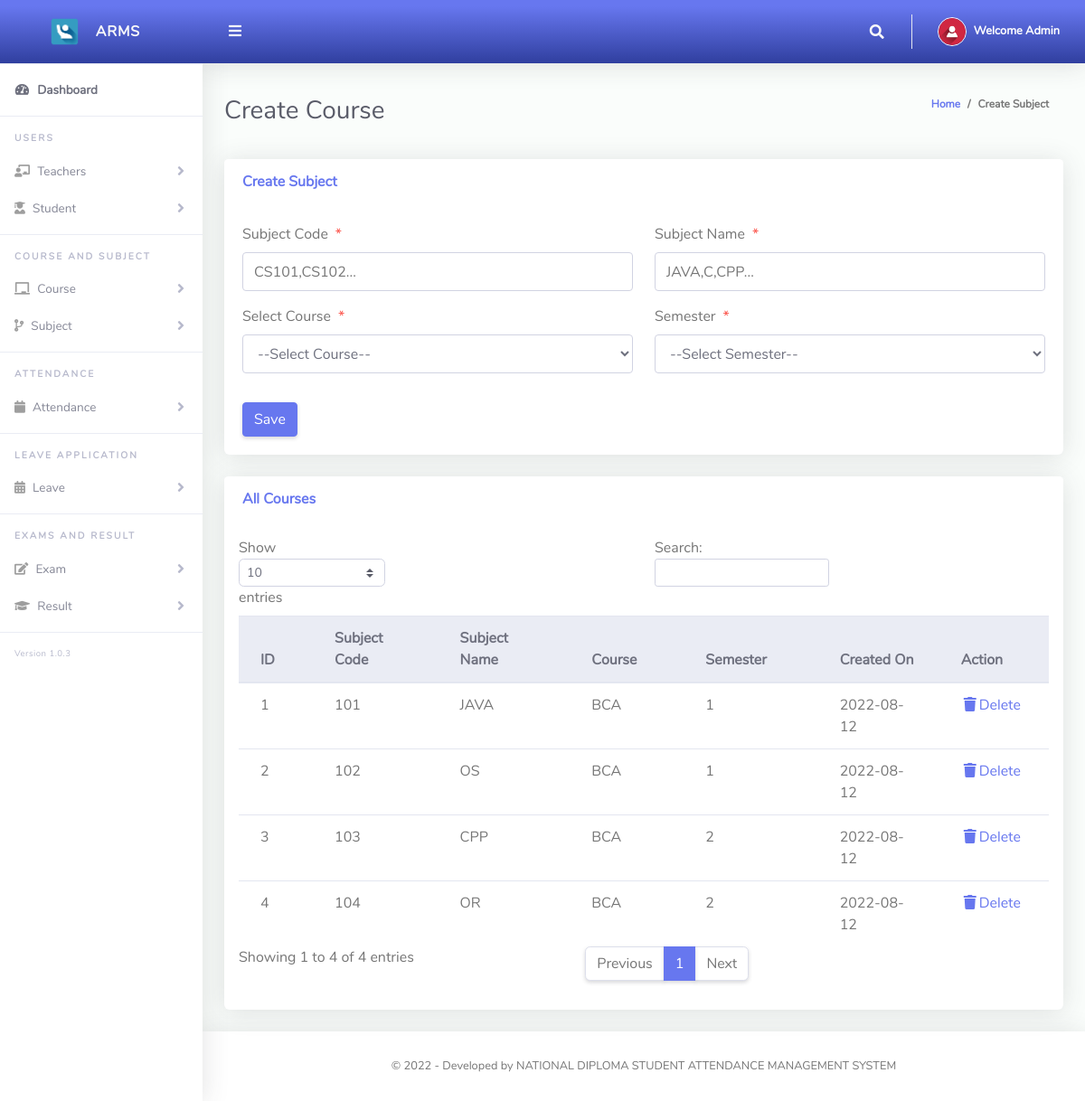
The app's page /main/subject.php (signed in) with its own data.
### tables this page shows
CREATE TABLE `users` (
  `ID` int(11) NOT NULL,
  `stdID` varchar(255) DEFAULT NULL,
  `Name` varchar(255) NOT NULL,
  `Add` varchar(255) NOT NULL,
  `Gender` varchar(10) NOT NULL,
  `DOB` date NOT NULL,
  `Contact` varchar(255) NOT NULL,
  `Course` int(11) DEFAULT NULL,
  `Semester` int(11) DEFAULT NULL,
  `Email` varchar(255) NOT NULL,
  `UserName` varchar(255) NOT NULL,
  `Password` varchar(255) NOT NULL,
  `Type` int(11) NOT NULL,
  `CreationDate` date NOT NULL DEFAULT current_timestamp(),
  `UpdationDate` date DEFAULT NULL,
  `status` tinyint(1) NOT NULL DEFAULT 1
);

CREATE TABLE `subject` (
  `SubjectID` int(11) NOT NULL,
  `Code` varchar(50) NOT NULL,
  `SubjectName` varchar(50) NOT NULL,
  `Course` int(11) NOT NULL,
  `Semester` int(11) NOT NULL,
  `CreationDate` timestamp NOT NULL DEFAULT current_timestamp(),
  `UpdationDate` timestamp NULL DEFAULT NULL,
  `status` tinyint(1) NOT NULL DEFAULT 1
);

CREATE TABLE `course` (
  `CourseID` int(11) NOT NULL,
  `CourseName` varchar(50) NOT NULL,
  `Years` varchar(50) NOT NULL,
  `CreationDate` date NOT NULL DEFAULT current_timestamp(),
  `UpdationDate` date DEFAULT NULL,
  `status` tinyint(1) NOT NULL DEFAULT 1
);

CREATE TABLE `semester` (
  `SemID` int(11) NOT NULL,
  `SemName` varchar(50) NOT NULL,
  `CreationDate` timestamp NOT NULL DEFAULT current_timestamp(),
  `UpdationDate` timestamp NULL DEFAULT NULL
);

### main/subject.php (the view, shortened to what this page needs)
<?php
include 'dbcon.php';
?>
<!DOCTYPE html>
<html lang="en">
<head>
  <link href="../vendor/fontawesome-free/css/all.min.css" rel="stylesheet" type="text/css">
  <link href="../vendor/bootstrap/css/bootstrap.min.css" rel="stylesheet" type="text/css">
  <link href="css/ruang-admin.min.css" rel="stylesheet">
</head>
<body id="page-top">
  <div id="wrapper">
    <?php include "sidebar.php"; ?>
    <div id="content-wrapper" class="d-flex flex-column">
      <div id="content">
        <?php include "topbar.php"; ?>
        <div class="container-fluid" id="container-wrapper">
          <div class="d-sm-flex align-items-center justify-content-between mb-4">
            <h1 class="h3 mb-0 text-gray-800">Create Course</h1>
            <ol class="breadcrumb">
              <li class="breadcrumb-item"><a href="dashboard.php">Home</a></li>
              <li class="breadcrumb-item active" aria-current="page">Create Subject</li>
            </ol>
          </div>
          <div class="row">
            <div class="col-lg-12">
              <div class="card mb-4">
                <div class="card-header py-3 d-flex flex-row align-items-center justify-content-between">
                  <h6 class="m-0 font-weight-bold text-primary">Create Subject</h6>
                </div>
                <div class="card-body">
                  <form method="post">
                    <div class="form-group row mb-3">
                      <div class="col-xl-6">
                        <label class="form-control-label">Subject Code<span class="text-danger ml-2">*</span></label>
                        <input type="text" class="form-control" name="inputCode4" id="exampleInputFirstName" placeholder="CS101,CS102...">
                      </div>
                      <div class="col-xl-6">
                        <label class="form-control-label">Subject Name<span class="text-danger ml-2">*</span></label>
                        <input type="text" class="form-control" name="inputSubjectName4" id="exampleInputFirstName" placeholder="JAVA,C,CPP...">
                      </div>
                    </div>
                    <div class="form-group row mb-3">
                      <div class="col-xl-6">
                        <label class="form-control-label">Select Course<span class="text-danger ml-2">*</span></label>
                        <?php
                        $qry = "SELECT * FROM course";
                        $result = $conn->query($qry);
                        $num = $result->num_rows;
                        if ($num > 0) {
                          echo ' <select required name="inputCourseName4" onchange="classArmDropdown(this.value)" class="form-control mb-3">';
                          echo '<option value="">--Select Course--</option>';
                          echo '</select>';
                        }
                        ?>
                      </div>
                      <div class="col-xl-6">
                        <label class="form-control-label">Semester<span class="text-danger ml-2">*</span></label>
                        <?php
                        $qry = "SELECT * FROM semester";
                        $result = $conn->query($qry);
                        $num = $result->num_rows;
                        if ($num > 0) {
                          echo ' <select required name="inputSem4" onchange="classArmDropdown(this.value)" class="form-control mb-3">';
                          echo '<option value="">--Select Semester--</option>';
                          echo '</select>';
                        }
                        ?>
                      </div>
                    </div>
                    <button type="submit" name="save" class="btn btn-primary">Save</button>
                  </form>
                </div>
              </div>
              <div class="row">
                <div class="col-lg-12">
                  <div class="card mb-4">
                    <div class="card-header py-3 d-flex flex-row align-items-center justify-content-between">
                      <h6 class="m-0 font-weight-bold text-primary">All Courses</h6>
                    </div>
                    <div class="table-responsive p-3">
                      <table class="table align-items-center table-flush table-hover" id="dataTableHover">
                        <thead class="thead-light">
                          <tr>
                            <th scope="col">ID</th>
                            <th scope="col">Subject Code</th>
                            <th scope="col">Subject Name</th>
                            <th scope="col">Course</th>
                            <th scope="col">Semester</th>
                            <th scope="col">Created On</th>
                            <th scope="col">Action</th>
                          </tr>
                        </thead>
                        <tbody>
                          <?php
                          $query = "SELECT * FROM `subject`
                      INNER JOIN semester ON subject.Semester = semester.SemID
                      INNER JOIN course ON subject.Course = course.CourseID";
                          $rs = $conn->query($query);
                          $num = $rs->num_rows;
                          $sn = 0;
                          if ($num > 0) {
                            while ($rows = $rs->fetch_assoc()) {
                              $sn = $sn + 1;
                              echo "
                              <tr>
                              <td>" . $sn . "</td>
                              <td>" . $rows['Code'] . "</td>
                              <td>" . $rows['SubjectName'] . "</td>
                              <td>" . $rows['CourseName'] . "</td>
                              <td>" . $rows['SemName'] . "</td>
                              <td>" . $rows['CreationDate'] . "</td>
                              <td><a href='?Id=" . $rows['SubjectID'] . "'><i class='fas fa-fw fa-trash'></i>Delete</a></td>
                              </tr>";
                            }
                          } else {
                            echo
                            "<div class='alert alert-danger' role='alert'>
                            No Record Found!
                            </div>";
                          }
                          ?>
                        </tbody>
                      </table>
                    </div>
                  </div>
                </div>
              </div>
            </div>
          </div>
        </div>
        <?php include "footer.php"; ?>
      </div>
    </div>
</body>
</html>

### main/topbar.php (shortened to what this page needs)
<?php
  $query = "SELECT * FROM users WHERE Id = ".$_SESSION['userId']."";
  $rs = $conn->query($query);
  $rows = $rs->fetch_assoc();
  $fullName = $rows['Name'];
?>
<nav class="navbar navbar-expand navbar-light bg-gradient-primary topbar mb-4 static-top">
          <button id="sidebarToggleTop" class="btn btn-link rounded-circle mr-3">
            <i class="fa fa-bars"></i>
          </button>
          <ul class="navbar-nav ml-auto">
            <li class="nav-item dropdown no-arrow">
              <a class="nav-link dropdown-toggle" href="#" id="searchDropdown" role="button" data-toggle="dropdown"
                aria-haspopup="true" aria-expanded="false">
                <i class="fas fa-search fa-fw"></i>
              </a>
            </li>
            <li class="nav-item dropdown no-arrow">
              <a class="nav-link dropdown-toggle" href="#" id="userDropdown" role="button" data-toggle="dropdown"
                aria-haspopup="true" aria-expanded="false">
                <img class="img-profile rounded-circle" src="img/user-icn.png" style="max-width: 60px">
                <span class="ml-2 d-none d-lg-inline text-white small"><b>Welcome <?php echo $fullName;?></b></span>
              </a>
            </li>
          </ul>
        </nav>

### records on screen
users: Name "Admin"
subject: Code "101", SubjectName "JAVA", course.CourseName "BCA", semester.SemName "1", course.CreationDate "2022-08-12"
subject: Code "102", SubjectName "OS", course.CourseName "BCA", semester.SemName "1", course.CreationDate "2022-08-12"
subject: Code "103", SubjectName "CPP", course.CourseName "BCA", semester.SemName "2", course.CreationDate "2022-08-12"
subject: Code "104", SubjectName "OR", course.CourseName "BCA", semester.SemName "2", course.CreationDate "2022-08-12"
